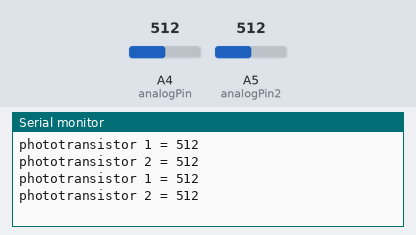
Recording of a sketch running on a simulated Arduino Uno, built with avr-gcc and run on an emulated ATmega328P. Shown: the last lines printed to the serial monitor. The inputs (shaded band) are chosen by the test bench; at power-on: A4 (analogPin) = 512, A5 (analogPin2) = 512.

Above: at 1.8 s.
1.9 s: A4 (analogPin) set to 716
At 2.8 s:
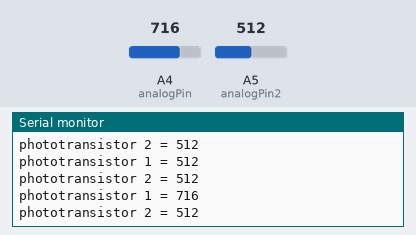
3.4 s: A5 (analogPin2) set to 716
At 4.5 s:
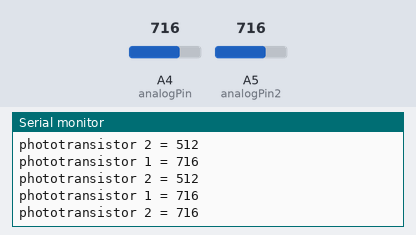
4.9 s: A4 (analogPin) set to 900
At 5.8 s:
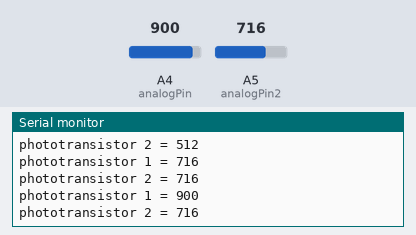
6.4 s: A5 (analogPin2) set to 900
At 7.8 s:
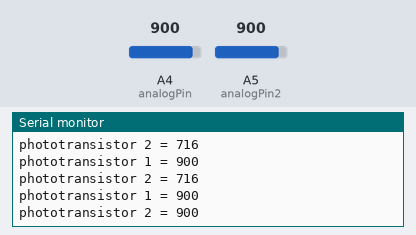
Timing chart, 0 to 8.9 s (numbered marks = the images above; inputs shaded):
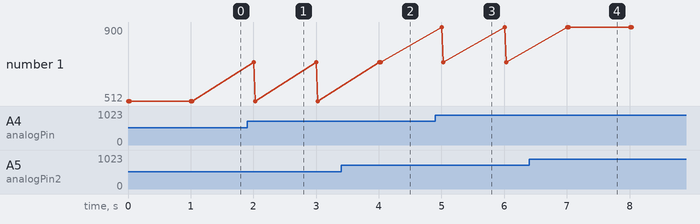

The sketch:

Phototransistors.ino
```cpp
int analogPin = A4;
int analogPin2 = A5; // potentiometer wiper (middle terminal) connected to analog pin 3
                    // outside leads to ground and +5V
int val = 0;  // variable to store the value read
int val2 = 0;

void setup() {
  Serial.begin(9600);           //  setup serial
}

void loop() {
  val = analogRead(analogPin);  // read the input pin
  Serial.print("phototransistor 1 = ");          // debug value
  Serial.println( val);
  val2 = analogRead(analogPin2);  // read the input pin
  Serial.print("phototransistor 2 = ");          // debug value
  Serial.println( val2);
  delay(1000);
}

// random walk
// when it is time to find shade
// checkForShade

// checkForShade()
// read phototransistors - when both read blow 2500 - stop moving
// stay as long as both under 2500, if not start checkForSahde
// below 2500 we are in the shade
// need to calibrate every day - include potentiometer
```

Measured:
- after the input at 1.9 s, the serial monitor: prints a new line after 0.10 s (image 1)
- after the input at 3.4 s, the serial monitor: prints a new line after 0.63 s (image 2)
- after the input at 4.9 s, the serial monitor: prints a new line after 0.10 s (image 3)
- after the input at 6.4 s, the serial monitor: prints a new line after 0.63 s (image 4)
